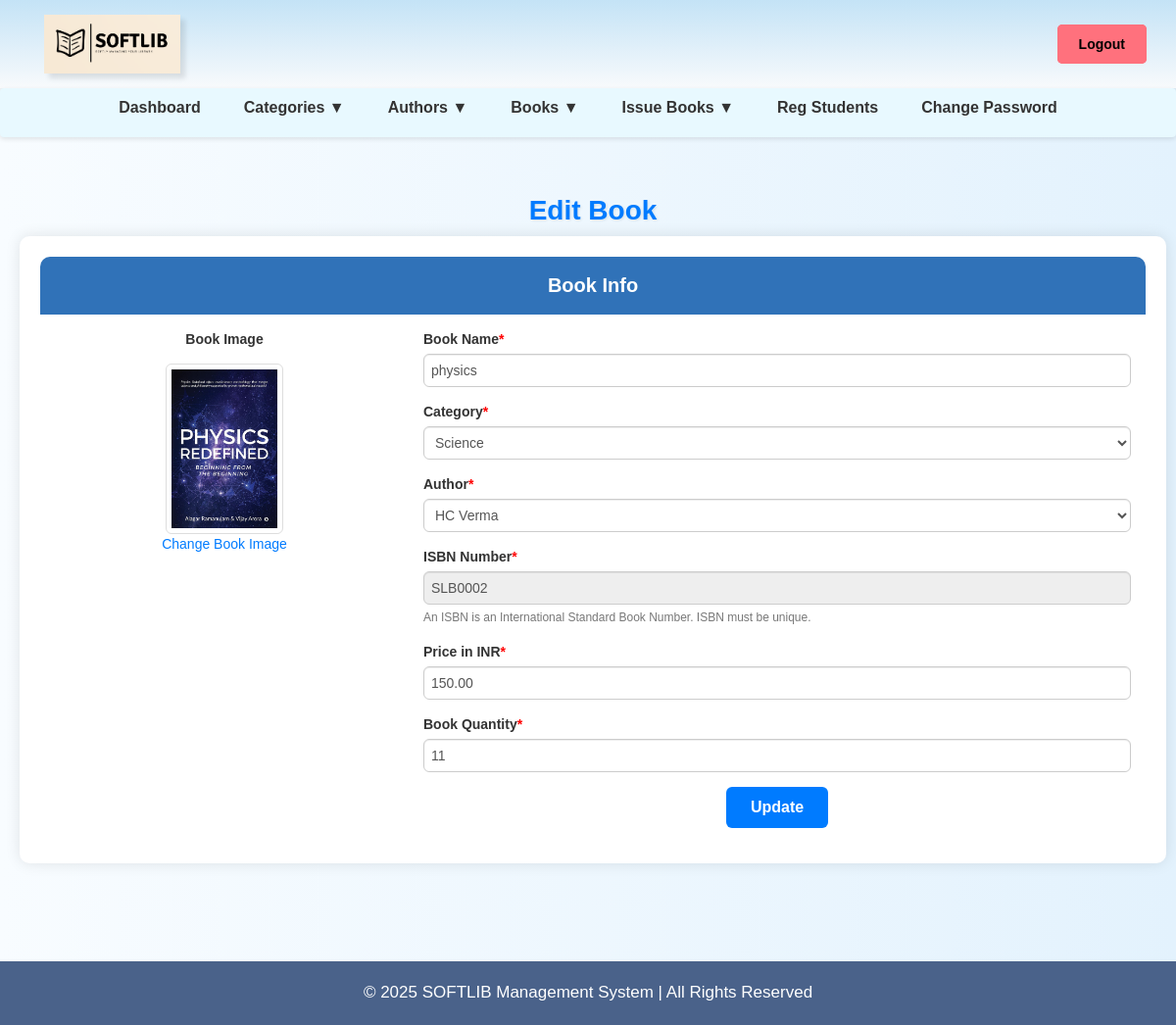
/admin/edit-book.php?bookid=3 (signed in), run on the app's committed database.
### tables this page shows
CREATE TABLE `tblbooks` (
  `id` int(11) NOT NULL,
  `BookName` varchar(255) DEFAULT NULL,
  `CatId` int(11) DEFAULT NULL,
  `AuthorId` int(11) DEFAULT NULL,
  `ISBNNumber` varchar(25) DEFAULT NULL,
  `BookPrice` decimal(10,2) DEFAULT NULL,
  `bookImage` varchar(250) NOT NULL,
  `isIssued` int(1) DEFAULT NULL,
  `RegDate` timestamp NULL DEFAULT current_timestamp(),
  `UpdationDate` timestamp NULL DEFAULT NULL ON UPDATE current_timestamp(),
  `bookQty` int(11) DEFAULT NULL
);

CREATE TABLE `tblcategory` (
  `id` int(11) NOT NULL,
  `CategoryName` varchar(150) DEFAULT NULL,
  `Status` int(1) DEFAULT NULL,
  `CreationDate` timestamp NULL DEFAULT current_timestamp(),
  `UpdationDate` timestamp NULL DEFAULT '0000-00-00 00:00:00' ON UPDATE current_timestamp()
);

CREATE TABLE `tblauthors` (
  `id` int(11) NOT NULL,
  `AuthorName` varchar(159) DEFAULT NULL,
  `creationDate` timestamp NULL DEFAULT current_timestamp(),
  `UpdationDate` timestamp NULL DEFAULT NULL ON UPDATE current_timestamp()
);

### admin/edit-book.php (the view, shortened to what this page needs)
<?php
include('includes/config.php');
if(strlen($_SESSION['alogin'])==0) {
    header('location:index.php');
} else {
?>
<!DOCTYPE html>
<html lang="en">
<head>
    <link href="assets/css/bootstrap.css" rel="stylesheet" />
    <link href="assets/css/font-awesome.css" rel="stylesheet" />
</head>
<body>
<?php include('includes/header.php'); ?>
    <div class="content-wrapper">
        <div class="container">
            <div class="row mb-4">
                <div class="text-center">
                    <h4 class="header-line">Edit Book</h4>
                </div>
            </div>
            <div class="d-flex justify-content-center align-items-center vh-100">
    <div class="row justify-content-center">
                    <div class="panel">
                        <div class="panel-heading">Book Info</div>
                        <div class="panel-body">
                            <form method="post">
                                <?php
                                $bookid = intval($_GET['bookid']);
                                $sql = "SELECT tblbooks.BookName, tblcategory.CategoryName, tblcategory.id as cid, tblauthors.AuthorName, tblauthors.id as athrid, tblbooks.ISBNNumber, tblbooks.BookPrice, tblbooks.id as bookid, tblbooks.bookImage, bookQty FROM tblbooks
                                JOIN tblcategory ON tblcategory.id=tblbooks.CatId
                                JOIN tblauthors ON tblauthors.id=tblbooks.AuthorId
                                WHERE tblbooks.id=:bookid";
                                $query = $dbh->prepare($sql);
                                $query->bindParam(':bookid', $bookid, PDO::PARAM_STR);
                                $query->execute();
                                $results = $query->fetchAll(PDO::FETCH_OBJ);
                                if($query->rowCount() > 0) {
                                    foreach($results as $result) {
                                ?>
                                <div class="row">
                                    <div class="col-md-4 text-center">
                                        <label>Book Image</label><br>
                                        <img src="bookimg/<?php echo htmlentities($result->bookImage); ?>" class="book-img"><br>
                                        <a href="change-bookimg.php?bookid=<?php echo htmlentities($result->bookid); ?>">Change Book Image</a>
                                    </div>
                                    <div class="col-md-8">
                                        <div class="form-group">
                                            <label>Book Name<span style="color:red;">*</span></label>
                                            <input class="form-control" type="text" name="bookname" value="<?php echo htmlentities($result->BookName); ?>" required />
                                        </div>
                                        <div class="form-group">
                                            <label>Category<span style="color:red;">*</span></label>
                                            <select class="form-control" name="category" required>
                                                <option value="<?php echo htmlentities($result->cid); ?>"> <?php echo htmlentities($catname=$result->CategoryName); ?></option>
                                            </select>
                                        </div>
                                        <div class="form-group">
                                            <label>Author<span style="color:red;">*</span></label>
                                            <select class="form-control" name="author" required>
                                                <option value="<?php echo htmlentities($result->athrid); ?>"> <?php echo htmlentities($athrname=$result->AuthorName); ?></option>
                                            </select>
                                        </div>
                                        <div class="form-group">
                                            <label>ISBN Number<span style="color:red;">*</span></label>
                                            <input class="form-control" type="text" name="isbn" value="<?php echo htmlentities($result->ISBNNumber); ?>" readonly />
                                            <p class="help-block">An ISBN is an International Standard Book Number. ISBN must be unique.</p>
                                        </div>
                                        <div class="form-group">
                                            <label>Price in INR<span style="color:red;">*</span></label>
                                            <input class="form-control" type="text" name="price" value="<?php echo htmlentities($result->BookPrice); ?>" required />
                                        </div>
                                        <div class="form-group">
                                            <label>Book Quantity<span style="color:red;">*</span></label>
                                            <input class="form-control" type="text" name="bqty" value="<?php echo htmlentities($result->bookQty); ?>" required />
                                        </div>
                                        <div class="text-center mt-4">
                                            <button type="submit" name="update" class="btn btn-info">Update</button>
                                        </div>
                                    </div>
                                </div>
                                <?php } } ?>
                            </form>
                        </div>
                    </div>
                </div>
            </div>
        </div>
    </div>
<?php include('includes/footer.php'); ?>
</body>
</html>
<?php } ?>

### admin/edit-book.php (style rules this page uses)
body { font-family: 'Arial', sans-serif; background: linear-gradient(to right, #f8fcff, #e3f2fd); margin: 0; padding: 0; }
.content-wrapper { padding: 30px 20px; }
.header-line { font-size: 28px; font-weight: bold; color: #007bff; text-shadow: 1px 1px 3px rgba(0, 0, 0, 0.1); }
.panel { border-radius: 10px; box-shadow: 0 0 15px rgba(0,0,0,0.1); background: #ffffff; padding: 20px; }
.panel-heading { font-size: 20px; font-weight: bold; color: #ffffff; background-color:rgba(3, 83, 169, 0.82); padding: 15px; border-radius: 10px 10px 0 0; text-align: center; }
.form-group label { font-weight: bold; margin-bottom: 5px; }
label { font-size: 14px; }
.form-control { border-radius: 6px; padding: 7px; font-size: 14px; }
.btn-info { background-color: #007bff; border: none; padding: 10px 25px; font-size: 16px; font-weight: bold; border-radius: 6px; color: white; }
img.book-img { border: 1px solid #ddd; padding: 5px; background-color: #fff; border-radius: 6px; margin-top: 10px; max-width: 120px; }
.help-block { font-size: 12px; color: #777; }
a { color: #007bff; text-decoration: none; }

### admin/includes/header.php (style rules this page uses)
body { font-family: 'Arial', sans-serif; margin: 0; padding: 0; }

### data on the page
tblbooks: bookImage (picture), bookname "physics", category "Science", author "HC Verma", isbn "SLB0002", price "150.00", bqty "11"
